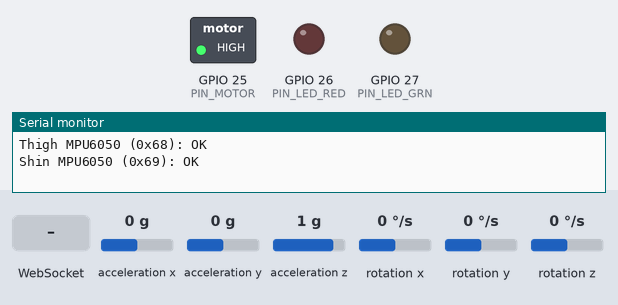
Recording of a sketch running on a simulated ESP32. Shown: switched loads named in the sketch (green lamp = pin HIGH), output pins drawn as LEDs (lit = HIGH), the last lines printed to the serial monitor. Wiring (inferred from the names in the program): MPU-6050 motion sensor at I2C address 0x68; MPU-6050 motion sensor at I2C address 0x69. The inputs (shaded band) are chosen by the test bench; at power-on: acceleration x 0 g, acceleration y 0 g, acceleration z 1 g, rotation x 0 °/s, rotation y 0 °/s, rotation z 0 °/s. Random numbers use the default seed unless the sketch sets one; EEPROM starts erased.

Above: at 0.1 s.
At 1.4 s:
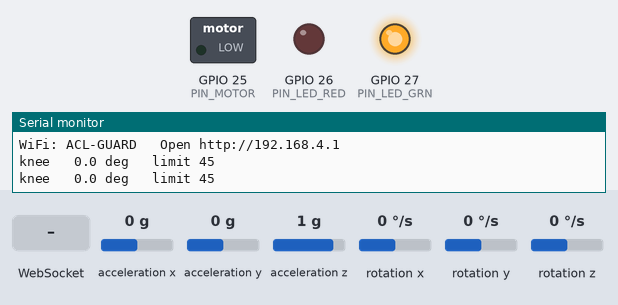
1.5 s: WebSocket text "VIB:" received
At 2.3 s:
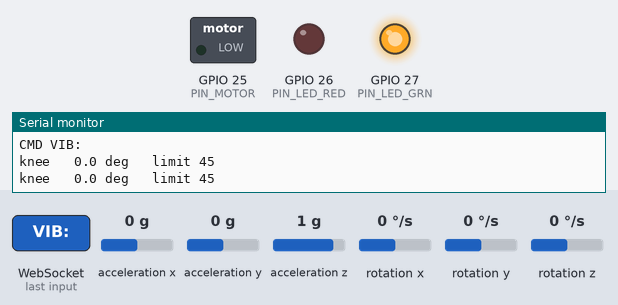
3.0 s: WebSocket text "LIMIT:" received
4.5 s: WebSocket text "ZERO" received
Timing chart, 0 to 7.5 s (numbered marks = the images above; inputs shaded):
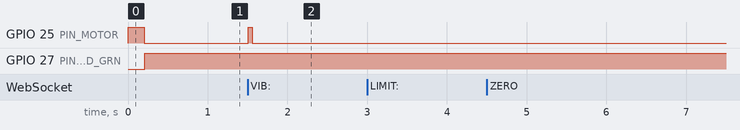

The sketch:

ACL_Guard.ino
```cpp
/*
  =====================================================================
   ACL-GUARD  —  Smart Knee Support (SMK Darulaman Heights 1, Vanguard)
  =====================================================================
   Board   : ESP32 Dev Module (ESP32-WROOM-32 / DevKit V1)
   Sensors : 2 x MPU6050  (thigh = 0x68, shin = 0x69)
             -- or a rotary potentiometer on the brace hinge (see SENSOR_MODE)
   Outputs : Coin vibration motor (through NPN transistor / MOSFET)
             Red LED (warning) + Green LED (safe)
   Phone   : ESP32 makes its own WiFi "ACL-GUARD". Join it on the phone,
             open http://192.168.4.1  -> live dashboard.
             Live data + commands go over a WebSocket on port 81.

   Needs ONE extra library (Arduino IDE > Library Manager):
     "WebSockets" by Markus Sattler (Links2004)
   Everything else (WiFi, WebServer, Wire, Preferences) comes with the
   ESP32 board package.

   How the angle is measured (SENSOR_MODE 1):
     Each MPU6050 gives the tilt of its leg segment in the side (sagittal)
     plane: accelerometer (gravity direction) fused with the gyroscope
     (complementary filter). Knee angle = difference between thigh tilt
     and shin tilt. Press "Calibrate" in the app with the leg straight
     to set 0°.
  =====================================================================
*/

#include <WiFi.h>
#include <WebServer.h>
#include <WebSocketsServer.h>
#include <Wire.h>
#include <Preferences.h>
#include "dashboard.h"          // the phone web page (generated from dashboard/index.html)

// ------------------------- SETTINGS ---------------------------------
#define SENSOR_MODE   1         // 1 = two MPU6050 (thigh + shin)   2 = potentiometer on hinge

const char* WIFI_SSID = "ACL-GUARD";
const char* WIFI_PASS = "acl12345";   // at least 8 characters

// Pins (ESP32 DevKit V1)
const int PIN_SDA     = 21;
const int PIN_SCL     = 22;
const int PIN_MOTOR   = 25;     // -> 1k resistor -> transistor base / MOSFET gate
const int PIN_LED_RED = 26;
const int PIN_LED_GRN = 27;
const int PIN_POT     = 34;     // only for SENSOR_MODE 2 (input-only ADC pin)

// Potentiometer calibration (SENSOR_MODE 2): ADC reading at 0° and at 90°
int POT_AT_0  = 1200;
int POT_AT_90 = 2900;

// Warning behaviour
const uint32_t OVER_HOLD_MS   = 300;   // must stay over the limit this long before warning
const float    HYSTERESIS_DEG = 3.0;   // warning clears when angle < limit - 3°
const uint16_t BUZZ_ON_MS     = 400;   // vibration pulse pattern while over limit
const uint16_t BUZZ_OFF_MS    = 300;
const uint32_t SEND_EVERY_MS  = 50;    // 20 updates per second to the phone

// ------------------------- GLOBALS ----------------------------------
WebServer        http(80);
WebSocketsServer ws(81);
Preferences      prefs;

const uint8_t MPU_THIGH = 0x68;   // AD0 -> GND (or not connected)
const uint8_t MPU_SHIN  = 0x69;   // AD0 -> 3.3V

bool  thighOk = false, shinOk = false;
uint8_t  thighFails = 0, shinFails = 0;       // bad reads in a row
uint32_t thighRetry = 0, shinRetry = 0;       // last time we tried to wake a missing sensor
float thighAng = 0, shinAng = 0;  // fused segment tilt (deg)
float zeroOffset = 0;             // relative angle when leg is straight
float kneeAngle = 0;              // final knee flexion (deg), 0 = straight
float limitDeg  = 45;             // safe max flexion (set from the app)
bool  autoVibrate = true;

bool     warning = false;
uint32_t overSince = 0;
uint32_t manualVibUntil = 0;      // "Vibrate brace" button from the app
uint32_t lastSend = 0, lastIMU = 0, lastPrint = 0;

// ------------------------- HELPERS ----------------------------------
float wrap180(float a) {
  while (a > 180)  a -= 360;
  while (a < -180) a += 360;
  return a;
}

bool mpuWrite(uint8_t addr, uint8_t reg, uint8_t val) {
  Wire.beginTransmission(addr);
  Wire.write(reg);
  Wire.write(val);
  return Wire.endTransmission() == 0;
}

bool mpuInit(uint8_t addr) {
  if (!mpuWrite(addr, 0x6B, 0x00)) return false;   // wake up (PWR_MGMT_1)
  mpuWrite(addr, 0x1A, 0x03);                      // DLPF ~44 Hz
  mpuWrite(addr, 0x1B, 0x08);                      // gyro  ±500 °/s  -> 65.5 LSB/(°/s)
  mpuWrite(addr, 0x1C, 0x00);                      // accel ±2 g      -> 16384 LSB/g
  return true;
}

// Reads ax, ay (g) and gz (°/s). Returns false if the sensor did not answer.
bool mpuRead(uint8_t addr, float &ax, float &ay, float &gz) {
  Wire.beginTransmission(addr);
  Wire.write(0x3B);
  if (Wire.endTransmission(false) != 0) return false;
  if (Wire.requestFrom((int)addr, 14) != 14) return false;
  uint8_t b[14];
  for (int i = 0; i < 14; i++) b[i] = Wire.read();
  int16_t rax = (b[0] << 8) | b[1];
  int16_t ray = (b[2] << 8) | b[3];
  int16_t rgz = (b[12] << 8) | b[13];
  ax = rax / 16384.0;
  ay = ray / 16384.0;
  gz = rgz / 65.5;
  return true;
}

// Complementary filter for one leg segment.
// Mount each board on the OUTER side of the leg, chip facing outwards,
// X-axis along the leg. Both boards must face the same way.
void fuse(float &angle, float ax, float ay, float gz, float dt) {
  float accAng = atan2f(-ay, ax) * 57.29578f;      // tilt from gravity
  angle = wrap180(angle + gz * dt);                // integrate gyro
  angle = wrap180(angle + 0.03f * wrap180(accAng - angle)); // pull toward accel
}

// Reads one sensor and updates its tilt. One bad read is ignored; after 5 bad
// reads in a row (~50 ms) the sensor counts as missing, and we try to wake it
// up again once a second (not 100 times a second, which slowed the loop).
void readSegment(uint8_t addr, float &ang, bool &ok, uint8_t &fails, uint32_t &lastTry, float dt) {
  float ax, ay, gz;
  if (!ok) {
    if (millis() - lastTry < 1000) return;
    lastTry = millis();
    if (!mpuInit(addr) || !mpuRead(addr, ax, ay, gz)) return;
    ang = atan2f(-ay, ax) * 57.29578f;             // restart the filter from gravity
    ok = true;
    fails = 0;
    Serial.printf("MPU6050 (0x%02X): OK again\n", addr);
    return;
  }
  if (mpuRead(addr, ax, ay, gz)) {
    fails = 0;
    fuse(ang, ax, ay, gz, dt);
  } else if (++fails >= 5) {
    ok = false;
    lastTry = millis();
    Serial.printf("MPU6050 (0x%02X): lost - check wiring\n", addr);
  }
}

// ------------------------- SENSOR UPDATE ----------------------------
void readKnee() {
  uint32_t now = micros();
  static uint32_t lastUs = now;
  float dt = (now - lastUs) / 1e6f;
  lastUs = now;
  if (dt <= 0 || dt > 0.2f) dt = 0.01f;

#if SENSOR_MODE == 1
  readSegment(MPU_THIGH, thighAng, thighOk, thighFails, thighRetry, dt);
  readSegment(MPU_SHIN,  shinAng,  shinOk,  shinFails,  shinRetry,  dt);

  if (thighOk && shinOk) {                         // keep the last angle if a sensor is missing
    float rel = wrap180(thighAng - shinAng);
    float k = fabsf(wrap180(rel - zeroOffset));
    kneeAngle = 0.8f * kneeAngle + 0.2f * k;       // light smoothing
  }
#else
  thighOk = shinOk = true;
  int raw = analogRead(PIN_POT);
  float k = (raw - POT_AT_0) * 90.0f / (float)(POT_AT_90 - POT_AT_0) - zeroOffset;
  if (k < 0) k = 0;
  kneeAngle = 0.8f * kneeAngle + 0.2f * k;
#endif
}

void calibrateZero() {
#if SENSOR_MODE == 1
  if (!(thighOk && shinOk)) {                      // angle is not live: don't save a wrong zero
    Serial.println("Calibrate ignored: a sensor is missing");
    return;
  }
  zeroOffset = wrap180(thighAng - shinAng);
#else
  zeroOffset = 0;
  int raw = analogRead(PIN_POT);
  zeroOffset = (raw - POT_AT_0) * 90.0f / (float)(POT_AT_90 - POT_AT_0);
#endif
  kneeAngle = 0;
  prefs.putFloat("zero", zeroOffset);
  Serial.printf("Calibrated. zeroOffset = %.1f\n", zeroOffset);
}

// ------------------------- WARNING + MOTOR --------------------------
void updateWarning() {
  uint32_t now = millis();
  bool sensorsOk = thighOk && shinOk;
  if (!sensorsOk) {
    // The angle is frozen while a sensor is missing: don't keep buzzing on an old value.
    // The red LED blinks slowly instead and the app shows which sensor is missing.
    warning = false;
    overSince = 0;
  } else if (kneeAngle > limitDeg) {
    if (overSince == 0) overSince = now;
    if (now - overSince >= OVER_HOLD_MS) warning = true;
  } else {
    overSince = 0;
    if (kneeAngle < limitDeg - HYSTERESIS_DEG) warning = false;
  }

  // Motor: manual pulse from app, or pulsing pattern while warning
  bool motor = false;
  if (now < manualVibUntil) {
    motor = true;
  } else if (warning && autoVibrate) {
    motor = (now % (BUZZ_ON_MS + BUZZ_OFF_MS)) < BUZZ_ON_MS;
  }
  digitalWrite(PIN_MOTOR, motor ? HIGH : LOW);

  // LEDs: red blinks while warning, green on while safe
  digitalWrite(PIN_LED_RED, warning ? ((now / 150) % 2) : (!sensorsOk ? ((now / 600) % 2) : LOW));
  digitalWrite(PIN_LED_GRN, (!warning && sensorsOk) ? HIGH : LOW);
}

// ------------------------- WEBSOCKET --------------------------------
// Commands from the app:  LIMIT:45   VIB:700   ZERO   AUTO:1 / AUTO:0
void onWsEvent(uint8_t client, WStype_t type, uint8_t* payload, size_t len) {
  if (type == WStype_CONNECTED) {
    Serial.printf("Phone %u connected\n", client);
  } else if (type == WStype_TEXT) {
    String cmd = String((char*)payload).substring(0, len);
    cmd.trim();
    if (cmd.startsWith("LIMIT:")) {
      float v = cmd.substring(6).toFloat();
      if (v >= 5 && v <= 150) { limitDeg = v; prefs.putFloat("limit", limitDeg); }
    } else if (cmd.startsWith("VIB:")) {
      uint32_t ms = constrain(cmd.substring(4).toInt(), 50, 3000);
      manualVibUntil = millis() + ms;
    } else if (cmd == "ZERO") {
      calibrateZero();
    } else if (cmd.startsWith("AUTO:")) {
      autoVibrate = cmd.substring(5).toInt() == 1;
      prefs.putBool("auto", autoVibrate);
    }
    Serial.println("CMD " + cmd);
  }
}

void sendState() {
  const char* err = !thighOk ? "thigh" : (!shinOk ? "shin" : "");
  char buf[128];
  snprintf(buf, sizeof(buf),
           "{\"a\":%.1f,\"lim\":%.0f,\"w\":%d,\"auto\":%d,\"err\":\"%s\"}",
           kneeAngle, limitDeg, warning ? 1 : 0, autoVibrate ? 1 : 0, err);
  ws.broadcastTXT(buf);
}

// ------------------------- SETUP / LOOP -----------------------------
void setup() {
  Serial.begin(115200);
  pinMode(PIN_MOTOR, OUTPUT);
  pinMode(PIN_LED_RED, OUTPUT);
  pinMode(PIN_LED_GRN, OUTPUT);
  digitalWrite(PIN_MOTOR, LOW);

  prefs.begin("aclguard", false);
  limitDeg    = prefs.getFloat("limit", 45);
  zeroOffset  = prefs.getFloat("zero", 0);
  autoVibrate = prefs.getBool("auto", true);

#if SENSOR_MODE == 1
  Wire.begin(PIN_SDA, PIN_SCL);
  Wire.setClock(400000);
  thighOk = mpuInit(MPU_THIGH);
  shinOk  = mpuInit(MPU_SHIN);
  Serial.printf("Thigh MPU6050 (0x68): %s\n", thighOk ? "OK" : "NOT FOUND");
  Serial.printf("Shin MPU6050 (0x69): %s\n",  shinOk  ? "OK" : "NOT FOUND");
  // start both filters from the accelerometer so they settle instantly
  float ax, ay, gz;
  if (mpuRead(MPU_THIGH, ax, ay, gz)) thighAng = atan2f(-ay, ax) * 57.29578f;
  if (mpuRead(MPU_SHIN,  ax, ay, gz)) shinAng  = atan2f(-ay, ax) * 57.29578f;
#else
  analogReadResolution(12);
#endif

  // Startup buzz so you know the motor works
  digitalWrite(PIN_MOTOR, HIGH); delay(200); digitalWrite(PIN_MOTOR, LOW);

  WiFi.mode(WIFI_AP);
  WiFi.softAP(WIFI_SSID, WIFI_PASS);
  WiFi.setSleep(false);                            // faster, steadier live data to the phone
  Serial.print("WiFi: "); Serial.print(WIFI_SSID);
  Serial.print("   Open http://"); Serial.println(WiFi.softAPIP());

  http.on("/", []() { http.send(200, "text/html", INDEX_HTML); });
  http.onNotFound([]() { http.sendHeader("Location", "/"); http.send(302); });
  http.begin();

  ws.begin();
  ws.onEvent(onWsEvent);
}

void loop() {
  http.handleClient();
  ws.loop();

  uint32_t now = millis();
  if (now - lastIMU >= 10) {          // 100 Hz sensor reading
    lastIMU = now;
    readKnee();
    updateWarning();
  }
  if (now - lastSend >= SEND_EVERY_MS) {
    lastSend = now;
    sendState();
  }
  if (now - lastPrint >= 500) {       // Serial Monitor (115200): live values twice a second
    lastPrint = now;
#if SENSOR_MODE == 2
    // Use these "pot raw" numbers for POT_AT_0 (leg straight) and POT_AT_90 (bent 90 deg)
    Serial.printf("pot raw %4d   knee %5.1f deg   limit %.0f%s\n",
                  analogRead(PIN_POT), kneeAngle, limitDeg, warning ? "   WARNING" : "");
#else
    Serial.printf("knee %5.1f deg   limit %.0f%s%s%s\n", kneeAngle, limitDeg,
                  warning ? "   WARNING" : "",
                  thighOk ? "" : "   [thigh sensor missing]", shinOk ? "" : "   [shin sensor missing]");
#endif
  }
}
```

Source omitted: dashboard.h (28784 bytes)

Measured:
- after the input at 1.5 s, GPIO 25 (PIN_MOTOR): LOW → HIGH at once, → LOW 0.05 s later
